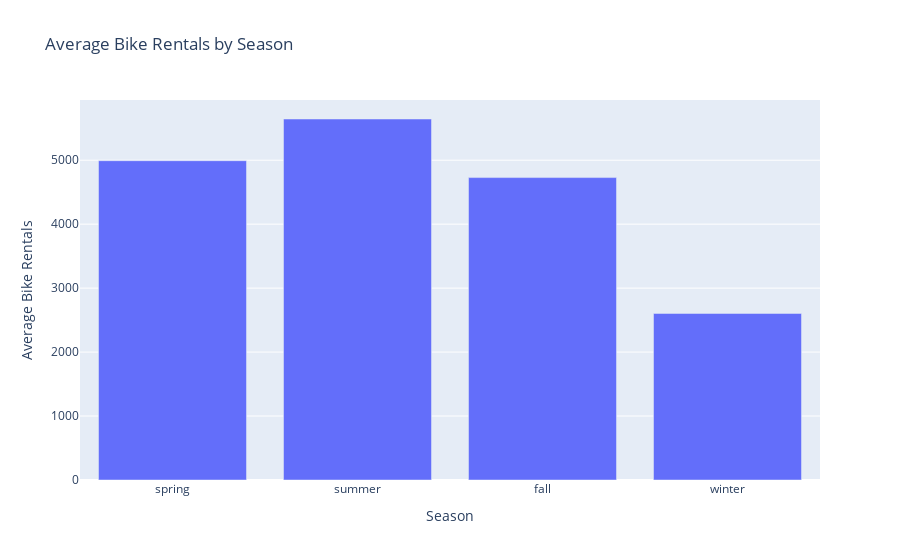

Source (notebook cell):
### Markdown cell above
## Exploratory data analysis

8.  Recreate the following visualization, and interpret it in context of the data. **Hint:** You will need to use one of the variables you created above. The temperature plotted is the feeling temperature. To get a nice title on the color bar I used:

        fig.update_layout(coloraxis_colorbar_title='Feeling Temperature (C)')

![Bike Rental](images/BikeRentalTemp.jpg)

9.  Create a visualization displaying the relationship between bike rentals and season. Interpret the plot in context of the data.

### Code cell
# Visualization - do your own thing
season_avg = DF.groupby('season')['cnt'].mean().reset_index()

fig = px.bar(season_avg, x='season', y='cnt', 
             labels={'season': 'Season', 'cnt': 'Average Bike Rentals'},
             title='Average Bike Rentals by Season')

fig.show()

### Figure 1 — Plotly figure (JSON) as saved in the notebook; plotly's stock layout.template omitted (floating-point values rounded to 4 significant figures)
{"data": [{"alignmentgroup": "True", "hovertemplate": "Season=%{x}<br>Average Bike Rentals=%{y}<extra></extra>", "legendgroup": "", "marker": {"color": "#636efa", "pattern": {"shape": ""}}, "name": "", "offsetgroup": "", "orientation": "v", "showlegend": false, "textposition": "auto", "type": "bar", "x": ["spring", "summer", "fall", "winter"], "xaxis": "x", "y": [4992.0, 5644.0, 4728.0, 2604.0], "yaxis": "y"}], "layout": {"autosize": true, "barmode": "relative", "legend": {"tracegroupgap": 0}, "title": {"text": "Average Bike Rentals by Season"}, "xaxis": {"anchor": "y", "autorange": true, "domain": [0, 1], "range": [-0.5, 3.5], "title": {"text": "Season"}, "type": "category"}, "yaxis": {"anchor": "x", "autorange": true, "domain": [0, 1], "range": [0, 5941.0], "title": {"text": "Average Bike Rentals"}, "type": "linear"}}}
